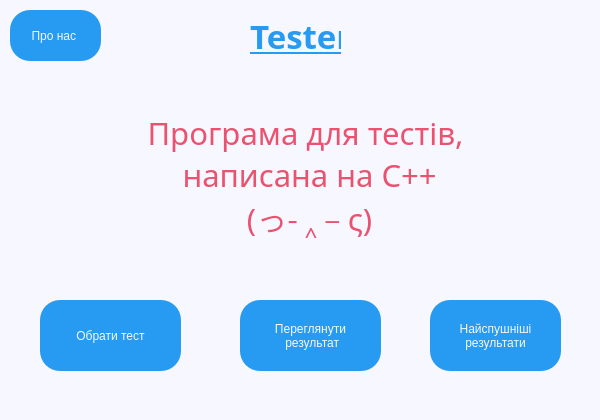
<?xml version="1.0" encoding="UTF-8"?>
<ui version="4.0">
 <class>window</class>
 <widget class="QWidget" name="window">
  <property name="geometry">
   <rect>
    <x>0</x>
    <y>0</y>
    <width>600</width>
    <height>420</height>
   </rect>
  </property>
  <property name="cursor">
   <cursorShape>ArrowCursor</cursorShape>
  </property>
  <property name="focusPolicy">
   <enum>Qt::NoFocus</enum>
  </property>
  <property name="contextMenuPolicy">
   <enum>Qt::DefaultContextMenu</enum>
  </property>
  <property name="windowTitle">
   <string>Tester</string>
  </property>
  <property name="styleSheet">
   <string notr="true">background-color: #f7f7ff;</string>
  </property>
  <widget class="QPushButton" name="btnChooseTest">
   <property name="geometry">
    <rect>
     <x>40</x>
     <y>300</y>
     <width>141</width>
     <height>71</height>
    </rect>
   </property>
   <property name="cursor">
    <cursorShape>PointingHandCursor</cursorShape>
   </property>
   <property name="styleSheet">
    <string notr="true">QPushButton
{
	background-color: #279AF1;
	border-radius: 20px;
	padding: 4px;
	color: #f7f7ff;
}
QPushButton:hover
 { 
	background-color: #23B5D3;
}</string>
   </property>
   <property name="text">
    <string>Обрати тест</string>
   </property>
  </widget>
  <widget class="QPushButton" name="btnShowResult">
   <property name="geometry">
    <rect>
     <x>240</x>
     <y>300</y>
     <width>141</width>
     <height>71</height>
    </rect>
   </property>
   <property name="cursor">
    <cursorShape>PointingHandCursor</cursorShape>
   </property>
   <property name="styleSheet">
    <string notr="true">QPushButton
{
	background-color: #279AF1;
	border-radius: 20px;
	padding: 4px;
	color: #f7f7ff;
}
QPushButton:hover
 { 
	background-color: #23B5D3;
}</string>
   </property>
   <property name="text">
    <string>Переглянути 
 результат</string>
   </property>
  </widget>
  <widget class="QLabel" name="lblMainName">
   <property name="geometry">
    <rect>
     <x>250</x>
     <y>10</y>
     <width>91</width>
     <height>51</height>
    </rect>
   </property>
   <property name="font">
    <font>
     <family>Ubuntu Condensed</family>
     <pointsize>25</pointsize>
     <weight>75</weight>
     <italic>false</italic>
     <bold>true</bold>
     <underline>true</underline>
    </font>
   </property>
   <property name="styleSheet">
    <string notr="true">color: #279af1;</string>
   </property>
   <property name="text">
    <string>Tester</string>
   </property>
  </widget>
  <widget class="QLabel" name="label">
   <property name="geometry">
    <rect>
     <x>0</x>
     <y>0</y>
     <width>67</width>
     <height>17</height>
    </rect>
   </property>
   <property name="text">
    <string/>
   </property>
  </widget>
  <widget class="QPushButton" name="btnAboutUs">
   <property name="geometry">
    <rect>
     <x>10</x>
     <y>10</y>
     <width>91</width>
     <height>51</height>
    </rect>
   </property>
   <property name="cursor">
    <cursorShape>PointingHandCursor</cursorShape>
   </property>
   <property name="styleSheet">
    <string notr="true">QPushButton
{
	background-color: #279AF1;
	border-radius: 20px;
	padding: 4px;
	color: #f7f7ff;
}
QPushButton:hover
 { 
	background-color: #23B5D3;
}</string>
   </property>
   <property name="text">
    <string>Про нас </string>
   </property>
  </widget>
  <widget class="QPushButton" name="btnShowResultsByScore">
   <property name="geometry">
    <rect>
     <x>430</x>
     <y>300</y>
     <width>131</width>
     <height>71</height>
    </rect>
   </property>
   <property name="cursor">
    <cursorShape>PointingHandCursor</cursorShape>
   </property>
   <property name="styleSheet">
    <string notr="true">QPushButton
{
	background-color: #279AF1;
	border-radius: 20px;
	padding: 4px;
	color: #f7f7ff;
}
QPushButton:hover
 { 
	background-color: #23B5D3;
}</string>
   </property>
   <property name="text">
    <string>Найспушніші
результати</string>
   </property>
  </widget>
  <widget class="QLabel" name="lblMainName_2">
   <property name="geometry">
    <rect>
     <x>130</x>
     <y>90</y>
     <width>351</width>
     <height>171</height>
    </rect>
   </property>
   <property name="font">
    <font>
     <family>Ubuntu Condensed</family>
     <pointsize>23</pointsize>
     <weight>50</weight>
     <italic>false</italic>
     <bold>false</bold>
     <underline>false</underline>
    </font>
   </property>
   <property name="styleSheet">
    <string notr="true">color: #ea526f;</string>
   </property>
   <property name="text">
    <string>Програма для тестів, 
 написана на C++ 
 (っ- ‸ – ς)</string>
   </property>
   <property name="alignment">
    <set>Qt::AlignCenter</set>
   </property>
  </widget>
 </widget>
 <resources/>
 <connections/>
</ui>
